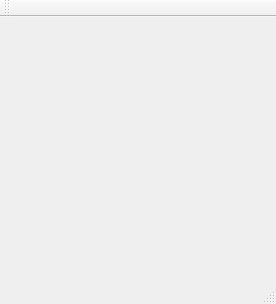
<?xml version="1.0" encoding="UTF-8"?>
<ui version="4.0">
 <class>MainWindow</class>
 <widget class="QMainWindow" name="MainWindow">
  <property name="geometry">
   <rect>
    <x>0</x>
    <y>0</y>
    <width>276</width>
    <height>304</height>
   </rect>
  </property>
  <property name="windowTitle">
   <string>MainWindow</string>
  </property>
  <widget class="QWidget" name="centralWidget"/>
  <widget class="QMenuBar" name="menuBar">
   <property name="geometry">
    <rect>
     <x>0</x>
     <y>0</y>
     <width>276</width>
     <height>22</height>
    </rect>
   </property>
  </widget>
  <widget class="QToolBar" name="mainToolBar">
   <attribute name="toolBarArea">
    <enum>TopToolBarArea</enum>
   </attribute>
   <attribute name="toolBarBreak">
    <bool>false</bool>
   </attribute>
  </widget>
  <widget class="QStatusBar" name="statusBar"/>
 </widget>
 <layoutdefault spacing="6" margin="11"/>
 <resources/>
 <connections/>
</ui>
